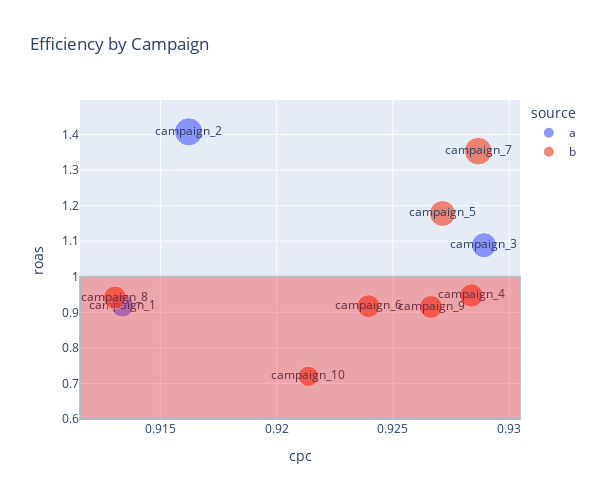

The notebook cell this image was saved under:
### Code cell
# campaign별 효율성 시각화
fig = px.scatter(
    roas[roas['campaign']!='organic'] # organic 제외
    , x='cpc'
    , y='roas'
    , height=500, width=600
    , size='realized_revenue'
    , color='source'
    , text='campaign'
    , title='Efficiency by Campaign'
)

fig.add_hrect(y0=0.6, y1=1, fillcolor='red', opacity=.3)

fig.show()

### Figure 1 — Plotly figure (JSON) as saved in the notebook; plotly's stock layout.template omitted (floating-point values rounded to 4 significant figures)
{"data": [{"hovertemplate": "source=a<br>cpc=%{x}<br>roas=%{y}<br>realized_revenue=%{marker.size}<br>campaign=%{text}<extra></extra>", "legendgroup": "a", "marker": {"color": "#636efa", "size": [23220, 35507, 27936], "sizemode": "area", "sizeref": 88.77, "symbol": "circle"}, "mode": "markers+text", "name": "a", "orientation": "v", "showlegend": true, "text": ["campaign_1", "campaign_2", "campaign_3"], "type": "scatter", "x": [0.9134, 0.9162, 0.9289], "xaxis": "x", "y": [0.9189, 1.407, 1.089], "yaxis": "y"}, {"hovertemplate": "source=b<br>cpc=%{x}<br>roas=%{y}<br>realized_revenue=%{marker.size}<br>campaign=%{text}<extra></extra>", "legendgroup": "b", "marker": {"color": "#EF553B", "size": [18179, 24285, 29943, 23189, 34261, 23672, 23116], "sizemode": "area", "sizeref": 88.77, "symbol": "circle"}, "mode": "markers+text", "name": "b", "orientation": "v", "showlegend": true, "text": ["campaign_10", "campaign_4", "campaign_5", "campaign_6", "campaign_7", "campaign_8", "campaign_9"], "type": "scatter", "x": [0.9214, 0.9284, 0.9271, 0.9239, 0.9287, 0.913, 0.9266], "xaxis": "x", "y": [0.7199, 0.9473, 1.178, 0.9173, 1.353, 0.9414, 0.915], "yaxis": "y"}], "layout": {"height": 500, "legend": {"itemsizing": "constant", "title": {"text": "source"}, "tracegroupgap": 0}, "shapes": [{"fillcolor": "red", "opacity": 0.3, "type": "rect", "x0": 0, "x1": 1, "xref": "x domain", "y0": 0.6, "y1": 1, "yref": "y"}], "title": {"text": "Efficiency by Campaign"}, "width": 600, "xaxis": {"anchor": "y", "domain": [0, 1], "title": {"text": "cpc"}}, "yaxis": {"anchor": "x", "domain": [0, 1], "title": {"text": "roas"}}}}
